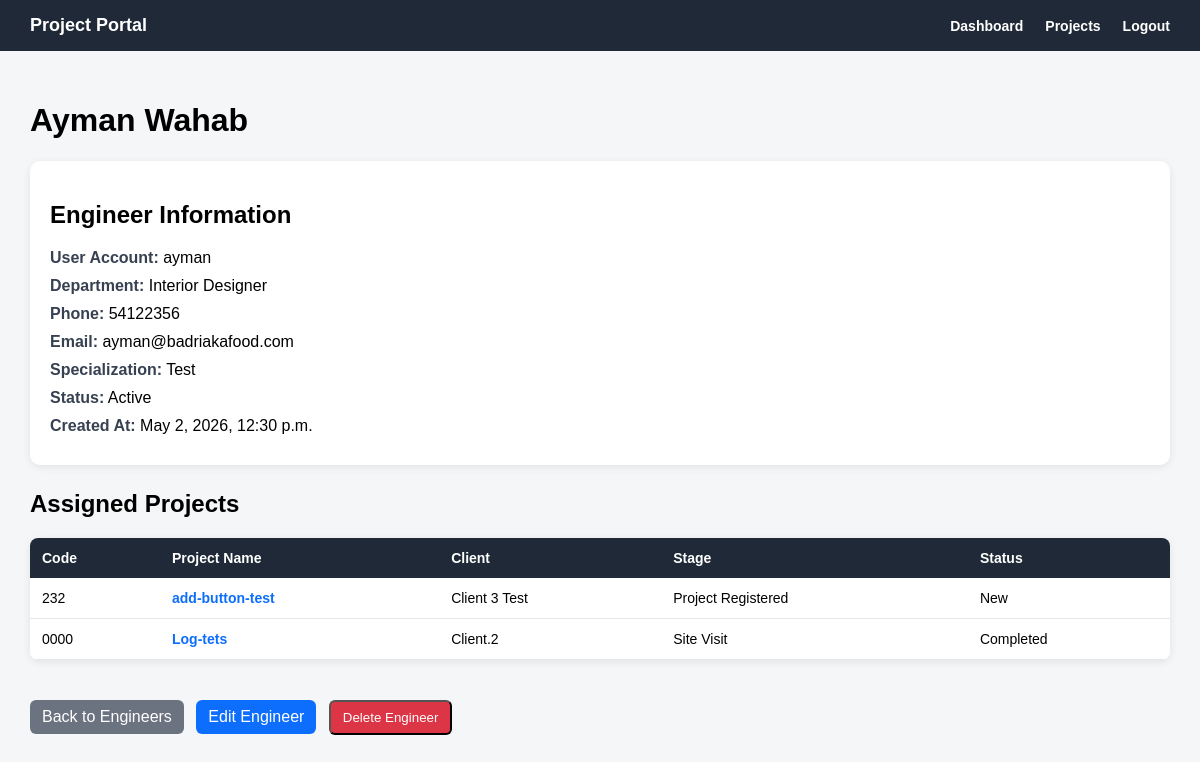
Page /engineers/6/ (signed in) on the earlier database version.
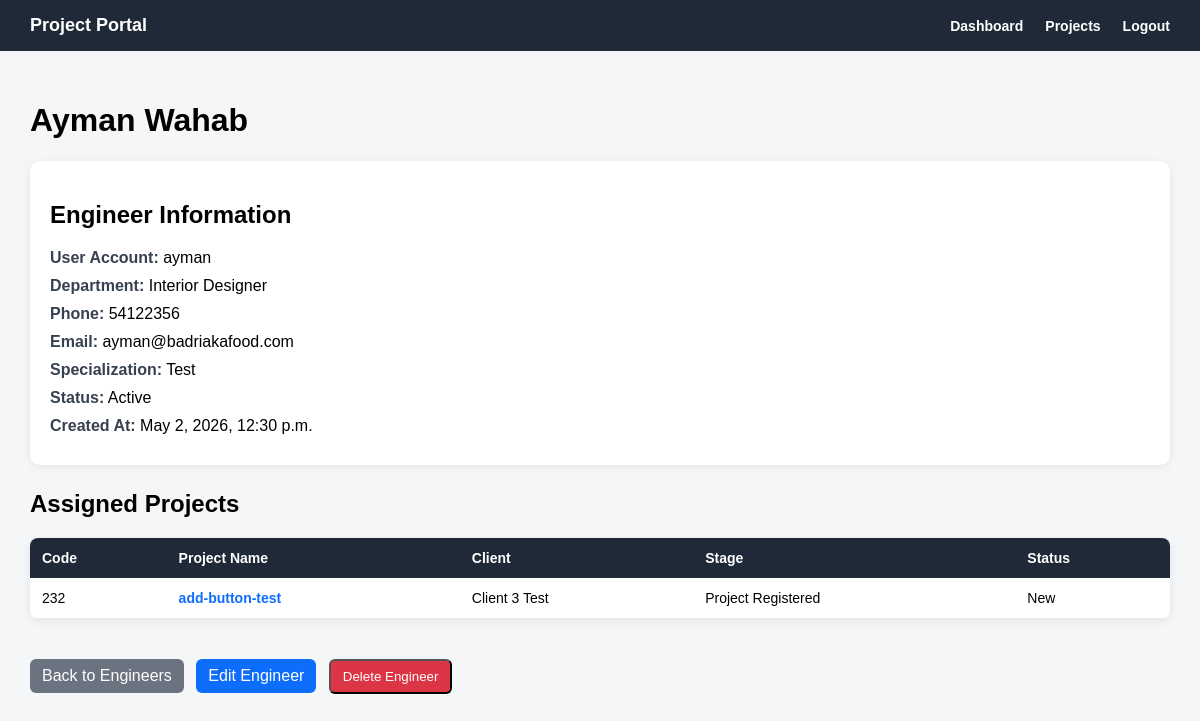
Same page on the later database version.
### projects/models.py (models this page shows, shortened)
class Project(models.Model):
    class Status(models.TextChoices):
        NEW = 'NEW', 'New'
        IN_PROGRESS = 'IN_PROGRESS', 'In Progress'
        WAITING_CLIENT = 'WAITING_CLIENT', 'Waiting Client'
        COMPLETED = 'COMPLETED', 'Completed'
        CANCELLED = 'CANCELLED', 'Cancelled'
    class Stage(models.TextChoices):
        PROJECT_REGISTERED = 'PROJECT_REGISTERED', 'Project Registered'
        REQUIREMENTS_COLLECTED = 'REQUIREMENTS_COLLECTED', 'Requirements Collected'
        SITE_VISIT = 'SITE_VISIT', 'Site Visit'
        CONCEPT_DESIGN = 'CONCEPT_DESIGN', 'Concept Design'
        CLIENT_REVIEW = 'CLIENT_REVIEW', 'Client Review'
        REVISIONS = 'REVISIONS', 'Revisions'
        FINAL_DESIGN = 'FINAL_DESIGN', 'Final Design'
        DRAWINGS_PREPARATION = 'DRAWINGS_PREPARATION', 'Drawings Preparation'
        MUNICIPALITY_SUBMISSION = 'MUNICIPALITY_SUBMISSION', 'Municipality Submission'
        APPROVAL_STAGE = 'APPROVAL_STAGE', 'Approval Stage'
        SUPERVISION_EXECUTION = 'SUPERVISION_EXECUTION', 'Supervision / Execution'
        COMPLETED = 'COMPLETED', 'Completed'
    project_name = models.CharField(max_length=200)
    project_code = models.CharField(max_length=50, unique=True)
    client = models.ForeignKey(
        Client,
        on_delete=models.CASCADE,
        related_name='projects'
    )
    assigned_engineers = models.ManyToManyField(
        Engineer,
        blank=True,
        related_name='projects'
    )
    project_type = models.CharField(max_length=100, blank=True, null=True)
    location = models.CharField(max_length=200, blank=True, null=True)
    start_date = models.DateField(blank=True, null=True)
    expected_end_date = models.DateField(blank=True, null=True)
    current_stage = models.CharField(
        max_length=50,
        choices=Stage.choices,
        default=Stage.PROJECT_REGISTERED
    )
    status = models.CharField(
        max_length=30,
        choices=Status.choices,
        default=Status.NEW
    )
    description = models.TextField(blank=True, null=True)
    created_at = models.DateTimeField(auto_now_add=True)

### clients/models.py (models this page shows)
class Client(models.Model):
    user = models.OneToOneField(
        settings.AUTH_USER_MODEL,
        on_delete=models.CASCADE,
        related_name='client_profile',
        blank=True,
        null=True
    )
    client_name = models.CharField(max_length=150)
    company_name = models.CharField(max_length=150, blank=True, null=True)
    phone = models.CharField(max_length=30)
    email = models.EmailField(blank=True, null=True)
    address = models.TextField(blank=True, null=True)
    is_active = models.BooleanField(default=True)
    created_at = models.DateTimeField(auto_now_add=True)
    def __str__(self):
        return self.client_name

### engineers/views.py (the view)
# urls.py: path('<int:pk>/', engineer_detail_view, name='engineer_detail'),
@login_required
def engineer_detail_view(request, pk):
    if request.user.role != 'ADMIN':
        engineer = None
        projects = []
    else:
        engineer = get_object_or_404(Engineer, pk=pk)
        projects = engineer.projects.all()
    return render(request, 'engineers/engineer_detail.html', {
        'engineer': engineer,
        'projects': projects,
    })

### templates/engineers/engineer_detail.html (shortened to what this page needs)
{% extends 'base.html' %}
{% block content %}
{% if engineer %}
    <h1>{{ engineer.engineer_name }}</h1>
    <div class="card">
        <h2>Engineer Information</h2>
        <div class="info-row">
            <span class="label">User Account:</span>
            {{ engineer.user.username }}
        </div>
        <div class="info-row">
            <span class="label">Department:</span>
            {% if engineer.department %}
                {{ engineer.get_department_display }}
            {% else %}
                Not assigned
            {% endif %}
        </div>
        <div class="info-row">
            <span class="label">Phone:</span>
            {{ engineer.phone }}
        </div>
        <div class="info-row">
            <span class="label">Email:</span>
            {{ engineer.email }}
        </div>
        <div class="info-row">
            <span class="label">Specialization:</span>
            {{ engineer.specialization }}
        </div>
        <div class="info-row">
            <span class="label">Status:</span>
            {% if engineer.is_active %}
                Active
            {% else %}
                Inactive
            {% endif %}
        </div>
        <div class="info-row">
            <span class="label">Created At:</span>
            {{ engineer.created_at }}
        </div>
    </div>
    <h2>Assigned Projects</h2>
    {% if projects %}
        <table class="projects-table">
            <tr>
                <th>Code</th>
                <th>Project Name</th>
                <th>Client</th>
                <th>Stage</th>
                <th>Status</th>
            </tr>
            {% for project in projects %}
                <tr>
                    <td>{{ project.project_code }}</td>
                    <td>
                        <a href="{% url 'projects:project_detail' project.pk %}">
                            {{ project.project_name }}
                        </a>
                    </td>
                    <td>{{ project.client }}</td>
                    <td>{{ project.get_current_stage_display }}</td>
                    <td>{{ project.get_status_display }}</td>
                </tr>
            {% endfor %}
        </table>
    {% else %}
        <p>No projects assigned to this engineer.</p>
    {% endif %}
{% else %}
    <h1>Access Denied</h1>
    <p>You do not have permission to view this engineer.</p>
{% endif %}
<div style="margin-top: 20px;">
    <a href="{% url 'engineers:engineer_list' %}" class="btn">
        Back to Engineers
    </a>
    {% if request.user.role == 'ADMIN' and engineer %}
        <a href="{% url 'engineers:engineer_edit' engineer.pk %}" class="btn" style="background: #0d6efd; margin-left: 8px;">
            Edit Engineer
        </a>
        <form method="post"
              action="{% url 'engineers:engineer_delete' engineer.pk %}"
              style="display: inline;"
              onsubmit="return confirm('Are you sure you want to delete this engineer?');">
            <button type="submit" class="btn" style="background: #dc3545; margin-left: 8px;">
                Delete Engineer
            </button>
        </form>
    {% endif %}
</div>
{% endblock %}

Differences in the rows shown:
removed Project: project_code "0000", project_name "Log-tets", client "Client.2", current_stage "Site Visit", status "Completed"
